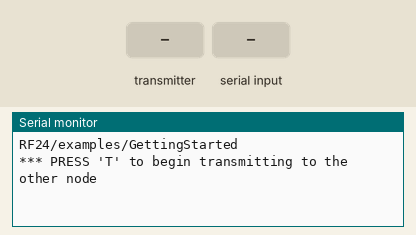
Recording of a sketch running on a simulated Arduino Uno, built with avr-gcc and run on an emulated ATmega328P. Shown: the last lines printed to the serial monitor. Inputs (shaded band) come from the test bench. No radio packets arrive unless stated.

Above: at 1.2 s.
1.3 s: the transmitter starts sending got_time = 0
At 1.37 s:
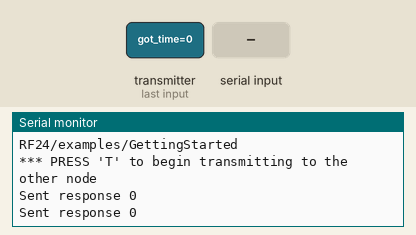
3.2 s: "T" received over Serial
At 4.0 s:
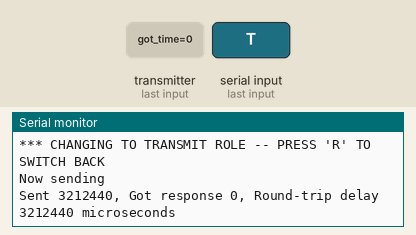
4.7 s: "R" received over Serial
At 5.34 s:
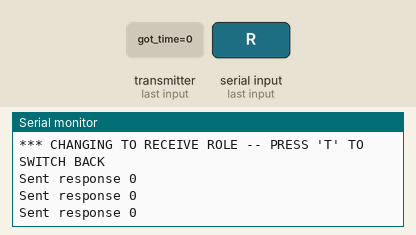

Measured:
- after the input at 1.3 s, the serial monitor: prints a new line at once (image 1)
- after the input at 3.2 s, the serial monitor: prints a new line at once (image 2)
- after the input at 4.7 s, the serial monitor: prints a new line after 0.52 s (image 3)

The sketch:

SproutUpComms.ino
```cpp
/*
* Getting Started example sketch for nRF24L01+ radios
* This is a very basic example of how to send data from one node to another
* Updated: Dec 2014 by TMRh20
*/

#include <SPI.h>
#include "RF24.h"

/****************** User Config ***************************/
/***      Set this radio as radio number 0 or 1         ***/
bool radioNumber = 0;

/* Hardware configuration: Set up nRF24L01 radio on SPI bus plus pins 7 & 8 */
RF24 radio(7,8);
/**********************************************************/

byte addresses[][6] = {"1Node","2Node"};

// Used to control whether this node is sending or receiving
bool role = 0;

void setup() {
  Serial.begin(115200);
  Serial.println(F("RF24/examples/GettingStarted"));
  Serial.println(F("*** PRESS 'T' to begin transmitting to the other node"));

  radio.begin();

  // Set the PA Level low to prevent power supply related issues since this is a
 // getting_started sketch, and the likelihood of close proximity of the devices. RF24_PA_MAX is default.
  radio.setPALevel(RF24_PA_MAX);
  radio.setChannel(14);

  // Open a writing and reading pipe on each radio, with opposite addresses
  if(radioNumber){
    radio.openWritingPipe(addresses[1]);
    radio.openReadingPipe(1,addresses[0]);
  }else{
    radio.openWritingPipe(addresses[0]);
    radio.openReadingPipe(1,addresses[1]);
  }

  // Start the radio listening for data
  radio.startListening();
}

void loop() {


/****************** Ping Out Role ***************************/
if (role == 1)  {

    radio.stopListening();                                    // First, stop listening so we can talk.


    Serial.println(F("Now sending"));

    unsigned long time = micros();                             // Take the time, and send it.  This will block until complete
     if (!radio.write( &time, sizeof(unsigned long) )){
       Serial.println(F("failed"));
     }

    radio.startListening();                                    // Now, continue listening

    unsigned long started_waiting_at = micros();               // Set up a timeout period, get the current microseconds
    boolean timeout = false;                                   // Set up a variable to indicate if a response was received or not

    while ( ! radio.available() ){                             // While nothing is received
      if (micros() - started_waiting_at > 200000 ){            // If waited longer than 200ms, indicate timeout and exit while loop
          timeout = true;
          break;
      }
    }

    if ( timeout ){                                             // Describe the results
        Serial.println(F("Failed, response timed out."));
    }else{
        unsigned long got_time;                                 // Grab the response, compare, and send to debugging spew
        radio.read( &got_time, sizeof(unsigned long) );
        unsigned long time = micros();

        // Spew it
        Serial.print(F("Sent "));
        Serial.print(time);
        Serial.print(F(", Got response "));
        Serial.print(got_time);
        Serial.print(F(", Round-trip delay "));
        Serial.print(time-got_time);
        Serial.println(F(" microseconds"));
    }

    // Try again 1s later
    delay(1000);
  }


/****************** Pong Back Role ***************************/

  if ( role == 0 )
  {
    unsigned long got_time;

    if( radio.available()){
                                                                    // Variable for the received timestamp
      while (radio.available()) {                                   // While there is data ready
        radio.read( &got_time, sizeof(unsigned long) );             // Get the payload
      }

      radio.stopListening();                                        // First, stop listening so we can talk
      radio.write( &got_time, sizeof(unsigned long) );              // Send the final one back.
      radio.startListening();                                       // Now, resume listening so we catch the next packets.
      Serial.print(F("Sent response "));
      Serial.println(got_time);
   }
 }


/****************** Change Roles via Serial Commands ***************************/

  if ( Serial.available() )
  {
    char c = toupper(Serial.read());
    if ( c == 'T' && role == 0 ){
      Serial.println(F("*** CHANGING TO TRANSMIT ROLE -- PRESS 'R' TO SWITCH BACK"));
      role = 1;                  // Become the primary transmitter (ping out)

   }else
    if ( c == 'R' && role == 1 ){
      Serial.println(F("*** CHANGING TO RECEIVE ROLE -- PRESS 'T' TO SWITCH BACK"));
       role = 0;                // Become the primary receiver (pong back)
       radio.startListening();

    }
  }


} // Loop
```
